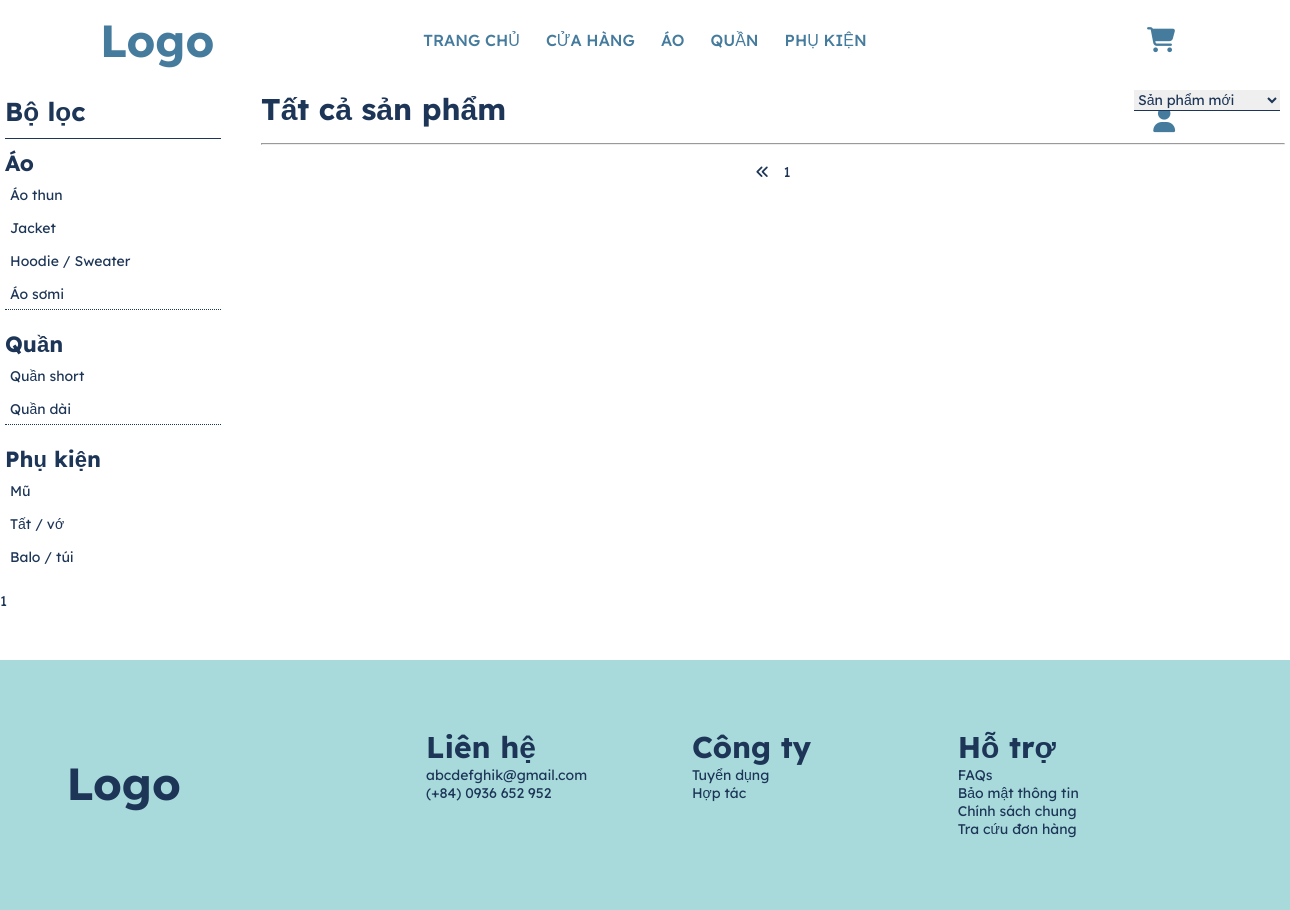
The page /products.php?page=2 on the database as committed earlier.
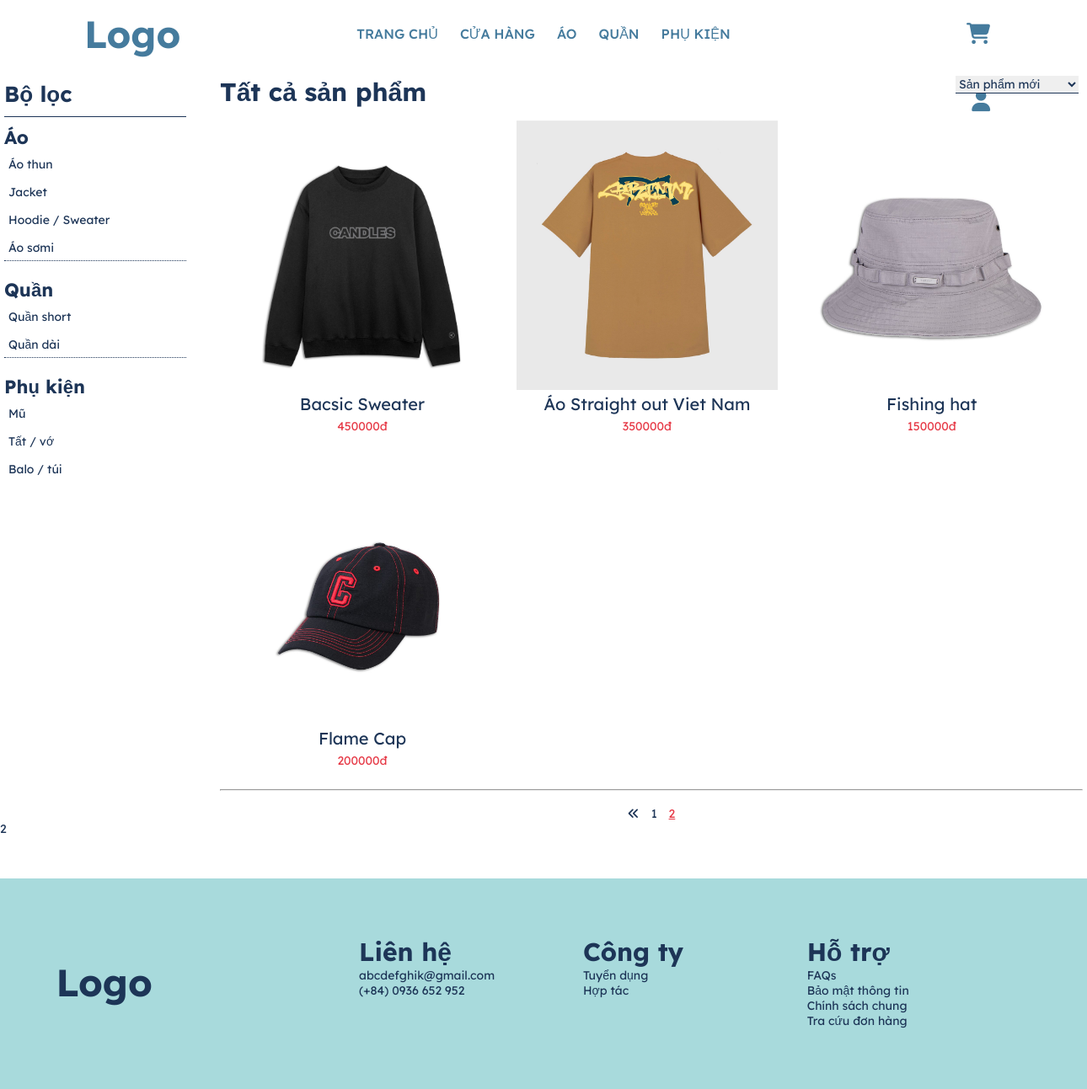
The same page on the database as committed later.
### tables this page shows
CREATE TABLE `product` (
  `id` int(11) NOT NULL,
  `name` varchar(50) NOT NULL,
  `description` text NOT NULL,
  `img` text NOT NULL,
  `price` int(11) NOT NULL,
  `manufacturers_id` int(11) NOT NULL,
  `category_id` int(11) NOT NULL
);

### products.php (the view, shortened to what this page needs)
<!DOCTYPE html>
<html lang="en">
<head>
    <link rel="stylesheet" href="assets/css/style.css">
    <link rel="stylesheet" href="assets/css/products.css">
</head>
<body>
    <?php
    require 'admin/connect.php';
    $page = 1;
    if (isset($_GET['page'])) {
        $page = $_GET['page'];
    }
    $sql_number_of_product = "select count(*) from product ";
    $product_array = mysqli_query($connect, $sql_number_of_product);
    $product_array_result = mysqli_fetch_array($product_array);
    $number_of_product = $product_array_result['count(*)'];
    $product_in_page = 15;
    $number_page = ceil($number_of_product / $product_in_page);
    $skip = $product_in_page * ($page - 1);
    $sql_show_product = "select * from product
    limit $product_in_page offset $skip";
    $show_product = mysqli_query($connect, $sql_show_product);
    ?>
    <?php
    require 'header.php';
    ?>
    <div class="main_products">
        <div class="category">
            <div class="header_category">
                <h4>Bộ lọc</h4>
            </div>
            <div class="cate_item">
                <h5>Áo</h5>
                <ul>
                    <li>
                        <a href="">Áo thun</a>
                    </li>
                    <li>
                        <a href="">Jacket</a>
                    </li>
                    <li>
                        <a href="">Hoodie / Sweater</a>
                    </li>
                    <li>
                        <a href="">Áo sơmi</a>
                    </li>
                </ul>
            </div>
            <div class="cate_item">
                <h5>Quần</h5>
                <ul>
                    <li>
                        <a href="">Quần short</a>
                    </li>
                    <li>
                        <a href="">Quần dài</a>
                    </li>
                </ul>
            </div>
            <div class="cate_item">
                <h5>Phụ kiện</h5>
                <ul>
                    <li>
                        <a href="">Mũ</a>
                    </li>
                    <li>
                        <a href="">Tất / vớ</a>
                    </li>
                    <li>
                        <a href="">Balo / túi</a>
                    </li>
                </ul>
            </div>
        </div>
        <div class="products">
            <div class="header_product">
                <div class="title_product">
                    <h3>Tất cả sản phẩm</h3>
                </div>
                <div class="sort_product">
                    <select name="" id="">
                        <option value="Sản phẩm mới" selected><a href="">Sản phẩm mới </a></option>
                    </select>
                </div>
            </div>
            <div class="table">
                <?php foreach ($show_product as $each) { ?>
                    <div class="thumbnail">
                        <div class="image">
                            <a href="product-detail">
                                <img class="img_thumb" src="admin/product/photos/<?php echo $each['img'] ?>">
                            </a>
                        </div>
                        <div class="caption">
                            <a href=""><?php echo $each['name'] ?></a>
                            <p class="price"><?php echo $each['price'] ?>đ</p>
                        </div>
                    </div>
                <?php } ?>
            </div>
            <div class="page">
                <hr>
                <br>
                <div class="number">
                    <?php
                    if ($page > 1) { ?>
                        <a id="arrow_left" href="?page=<?php echo $page - 1 ?>"><i class="fas fa-angle-double-left"></i></a>
                    <?php } ?>
                    <?php for ($i = 1; $i <= $number_page; $i++) { ?>
                        <?php if ($i == $page) { ?>
                            <a href="?page=<?php echo $i ?>" class="this_page" id="this_page">
                                <?php echo $i ?>
                            </a>
                        <?php } else { ?>
                            <a href="?page=<?php echo $i ?>">
                                <?php echo $i ?>
                            </a>
                        <?php } ?>
                    <?php  } ?>
                </div>
            </div>
        </div>
    </div>
    <p id="number_page"><?php echo $number_page ?></p>
    <?php include 'footer.php' ?>
</body>
</html>

### header.php (shortened to what this page needs)
<link rel="stylesheet" href="assets/css/header.css">
<header>
    <nav class="header">
        <div class="logo">
            <a href="index.php">Logo</a>
        </div>
        <div class="menu">
            <ul class="ul_1">
                <li>
                    <a href="index.php">Trang chủ </a>
                </li>
                <li>
                    <a href="products.php">Cửa hàng</a>
                </li>
                <li>
                    <a href="products.php">Áo</a>
                </li>
                <li>
                    <a href="products.php">Quần</a>
                </li>
                <li>
                    <a href="products.php">Phụ kiện</a>
                </li>
            </ul>
        </div>
        <div class="icon">
            <a href="cart.php"><i class="fas fa-shopping-cart"></i></a>
            <a href=""><i class="fas fa-user"></i></a>
        </div>
    </nav>
</header>

### footer.php
<link rel="stylesheet" href="assets/css/footer.css">
<footer>
        <div class="footer">
            <table class="tbf">
                <tr>
                    <td>
                        <div class="footer_logo">
                            <label for="" class="logo"><h2>Logo</h2></label>
                        </div>
                    </td>
                    <td>
                        <div>
                            <div class="footer_001">
                                <h3>Liên hệ</h3>
                                <p>abcdefghik@gmail.com</p>
                                <p>(+84) 0936 652 952</p>
                            </div>
                            <div class="footer_001">
                                <h3>Công ty</h3>
                                <p>Tuyển dụng</p>
                                <p>Hợp tác</p>
                            </div>
                            <div class="footer_001">
                                <h3>Hỗ trợ</h3>
                                <p>FAQs</p>
                                <p>Bảo mật thông tin</p>
                                <p>Chính sách chung</p>
                                <p>Tra cứu đơn hàng</p>
                            </div>
                        </div>
                    </td>
                </tr>
            </table>
        </div>
    </footer>

### assets/css/style.css (style rules this page uses)
* { padding: 0; margin: 0; text-decoration: none; list-style: none; box-sizing: border-box; font-family: "Lexend Deca", sans-serif; font-weight: 400; font-size: 14px; color: #1d3557; }
h2 { font-weight: bold; font-size: 45px; }
h3 { font-weight: bold; font-size: 30px; }
h4 { font-weight: bold; font-size: 26px; }
h5 { font-weight: bold; font-size: 22px; }
select { border: none; border-bottom: #1d3557 1px solid; }

### assets/css/products.css (style rules this page uses)
.main_products { display: flex; width: 1280px; margin: 0 auto; }
.main_products .category { width: 20%; padding-right: 40px; }
.main_products .products { width: 80%; display: flexbox; }
.category .header_category { padding: 15px 5px 10px 0; border-bottom: 1px #1d3557 solid; margin-bottom: 10px; }
.category .cate_item { text-align: start; }
.category .cate_item { border-bottom: 1px #1d3557 dotted; margin-bottom: 20px; }
.category .cate_item:last-child { border-bottom: none; }
.category .cate_item ul li { padding: 5px; font-size: 18px; }
.products .header_product { display: flex; width: 100%; padding: 10px 5px 15px 0; }
.products .title_product { width: 60%; }
.products .sort_product { width: 40%; text-align: end; }
.products .table { width: 100%; float: left; }
.products .thumbnail { width: 33%; float: left; text-align: center; }
.products .thumbnail .img_thumb { width: 310px; height: 320px; object-fit: cover; object-position: 50% 20%; }
.products .thumbnail .caption { padding-bottom: 20px; }
.products .thumbnail .caption a { font-size: 20px; }
.products .thumbnail .caption .price { color: #e63946; padding: 5px; }
.products .page { width: 100%; text-align: center; }
.products .page a { padding: 0 5px; }
.products .page .this_page { text-decoration: underline; color: #e63946; }

### assets/css/header.css (style rules this page uses)
.header { background-color: #fff; width: 100%; height: 80px; display: flex; }
.header .logo { width: 15%; }
.header .logo > a { color: #457b9d; font-size: 45px; font-weight: bold; line-height: 80px; padding: 0 100px; }
.header .menu { width: 70%; text-align: center; }
.header .menu ul.ul_1 { height: 80px; display: flex; align-items: center; justify-content: center; }
.header .menu ul.ul_1 li a { color: #457b9d; font-size: 16px; font-weight: 500; padding: 7px 13px; border-radius: 3px; text-transform: uppercase; }
.header .icon { width: 15%; padding-right: 100px; text-align: end; }
.header .icon a i { font-size: 25px; color: #457b9d; line-height: 80px; border-radius: 3px; padding: 0 15px; }

### assets/css/footer.css (style rules this page uses)
.footer { margin-top: 50px; background-color: #A8DADC; width: 100%; height: 250px; padding: 30px 0; float: left; }
.tbf { width: 100%; padding: 0 5%; }
.footer .footer_logo { width: 180px; }
.footer label.logo { font-size: 50px; padding: 0 50px; }
.footer .footer_001 { width: 33.33%; float: left; }

Rows that differ between the two databases and show on the page:
added product: img (picture), name "Bacsic Sweater", price "450000"
added product: img (picture), name "Áo Straight out Viet Nam", price "350000"
added product: img (picture), name "Fishing hat", price "150000"
added product: img (picture), name "Flame Cap", price "200000"
Other text that changed with them:
$number_page: "1" → "2"
new list line: "2"
